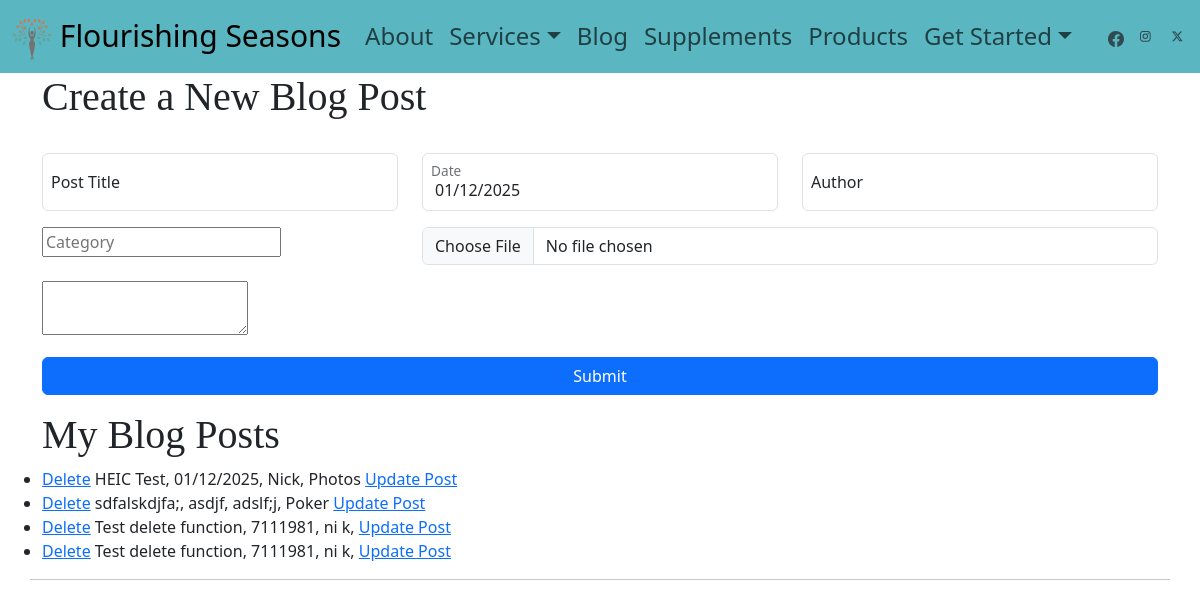
The page /admin on the database its author committed.
### main.py (models this page shows)
class Post(db.Model):
    id: Mapped[int] = mapped_column(Integer, primary_key=True)
    title: Mapped[str] = mapped_column(String(250), nullable=False)
    date: Mapped[str] = mapped_column(String(250), nullable=False)
    author: Mapped[str] = mapped_column(String(250), nullable=True)
    category: Mapped[str] = mapped_column(String(250), nullable=False)
    picture: Mapped[str] = mapped_column(String(250), unique=True, nullable=True)
    thumb: Mapped[str] = mapped_column(String(250), nullable=True)
    body: Mapped[str] = mapped_column(String(250), nullable=False)

### main.py (the view, shortened to what this page needs)
@app.route("/admin", methods=["GET", "POST"])
def admin():
    logged_in()
    print('logged in')
    print(request.method)
    posts, posts_len, headline, f1, f2 = query_blog()
    if request.method == 'GET':
        return render_template('admin.html', posts=posts, posts_len=posts_len, TINY_API=TINY_API, date=CURRENT_DATE)

### main.py (called while the page is built, shortened)
def logged_in():
    if not session.get('admin_logged_in'):
        return redirect(url_for('login'))

def query_blog():
    posts = (Post.query.all())[::-1]
    posts_len = len(posts)
    hl = next(post for post in posts if post.id == int(posts[-1].body))
    f1 = next(post for post in posts if post.id == int(posts[-1].thumb))
    f2 = next(post for post in posts if post.id == int(posts[-1].picture))
    return posts, posts_len, hl, f1, f2

### templates/admin.html (shortened to what this page needs)
{% extends 'base.html' %}
{% block content %}
{% include 'header.html' %}
{% if update==True %}
<div class="container col-md-12 pt-4">
  <h1>Update an existing Blog post</h1>
  <form action="{{ url_for('update', kind='blog') }}" enctype="multipart/form-data" method="POST" class="col-12 rounded-3" style="height: stretch">
    <div class="row">
      <div class="col-md-4 form-floating mb-3" >
        <input class="form-control" value="{{ post.title }}" placeholder="Title" name="title"/>
        <label class="mx-2">Post Title</label>
      </div>
      <div class="col-md-4 form-floating mb-3">
        <input class="form-control" value="{{ post.date }}" placeholder="Date" name="date"/>
        <label class="mx-2">Date</label>
      </div>
      <div class="col-md-4 form-floating mb-3">
        <input class="form-control" value="{{ post.author }}" placeholder="author" name="author"/>
        <label class="mx-2">Author</label>
      </div>
      <div class="col-md-4 mb-3 ">
        <input placeholder="Category" value="{{ post.category }}" name="category"/>
      </div>
      <div class="col-md-2">
        <input hidden="hidden" name="post_id" value="{{ post.post_id }}">
      </div>
      <div class="col-md-2">
        <input type="checkbox" id="headline" name="headline ">
        <label for="headline">Headline?</label>
      </div>
      <div class="col-md-2">
        <input type="checkbox" id="featured1" name="featured1">
        <label for="featured1">Featured 1?</label>
      </div>
      <div class="col-md-2">
        <input type="checkbox" id="featured2" name="featured2">
        <label for="featured2">Featured 2?</label>
      </div>
      <div class="col-md-6 mb-3">
        <input type="file" class="form-control"  name="picture">
      </div>
      <div class="col-md-12 form-floating mb-3">
        <script>
          tinymce.init({
            selector: 'textarea',
            plugins: 'image code',
            /* Enable title field in the Image dialog */
            image_title: true,
            /* Enable automatic uploads of images represented by blob or data URIs */
            automatic_uploads: true,
            file_picker_types: 'image',
            /* And here's our custom image picker */
            file_picker_callback: (cb, value, meta) => {
              const input = document.createElement('input');
              input.setAttribute('type', 'file');
              input.setAttribute('accept', 'image/*');
              input.addEventListener('change', (e) => {
                const file = e.target.files[0];
                // Create a FormData object to send the file
                const formData = new FormData();
                formData.append('file', file);
                // Upload the image to the server
                fetch('/upload', {
                  method: 'POST',
                  body: formData
                })
                .then(response => response.json())
                .then(data => {
                  if (data.location) {
                    // Image uploaded successfully, pass the URL to TinyMCE
                    cb(data.location);
                  } else {
                    alert('Upload failed');
                  }
                })
                .catch(error => {
                  console.error('Error:', error);
                });
              });
              input.click();
            },
            content_style: 'body { font-family:Helvetica,Arial,sans-serif; font-size:16px }',
            plugins: [
              // Core editing features
              'anchor', 'autolink', 'charmap', 'codesample', 'emoticons', 'image', 'link', 'lists', 'media', 'searchreplace', 'table', 'visualblocks', 'wordcount',
              // Your account includes a free trial of TinyMCE premium features
              // Try the most popular premium features until Jan 17, 2025:
              'checklist', 'mediaembed', 'casechange', 'export', 'formatpainter', 'pageembed', 'a11ychecker', 'tinymcespellchecker', 'permanentpen', 'powerpaste', 'advtable', 'advcode', 'editimage', 'advtemplate', 'ai', 'mentions', 'tinycomments', 'tableofcontents', 'footnotes', 'mergetags', 'autocorrect', 'typography', 'inlinecss', 'markdown', 'importword', 'exportword', 'exportpdf'
            ],
            toolbar: 'undo redo | blocks fontfamily fontsize | bold italic underline strikethrough | link image media table mergetags | addcomment showcomments | spellcheckdialog a11ycheck typography | align lineheight | checklist numlist bullist indent outdent | emoticons charmap | removeformat',
            tinycomments_mode: 'embedded',
            tinycomments_author: 'Author name',
            mergetags_list: [
              { value: 'First.Name', title: 'First Name' },
              { value: 'Email', title: 'Email' },
            ],
            ai_request: (request, respondWith) => respondWith.string(() => Promise.reject('See docs to implement AI Assistant')),
          });
        </script>
        <textarea name="body">
          {{ post.body }}
        </textarea>
      </div>
      <div class="mb-3">
        <button class="w-100 btn btn-primary" style="" type="submit">Submit</button>
      </div>
    </div>
  </form>
</div>
{% else %}
<div class="container">
  <h1>Create a New Blog Post</h1>
  <div class="row">
    <div class="container col-md-12 pt-4">
      <form action="{{ url_for('admin', kind='blog') }}" enctype="multipart/form-data" method="POST" class="col-12 rounded-3" style="height: stretch">
        <div class="row">
          <div class="col-md-4 form-floating mb-3" >
            <input class="form-control" placeholder="Title" name="title"/>
            <label class="mx-2">Post Title</label>
          </div>
          <div class="col-md-4 form-floating mb-3">
            <input class="form-control" value="{{ date }}" placeholder="Date" name="date"/>
            <label class="mx-2">Date</label>
          </div>
          <div class="col-md-4 form-floating mb-3">
            <input class="form-control" placeholder="author" name="author"/>
            <label class="mx-2">Author</label>
          </div>
          <div class="col-md-4 mb-3 ">
            <input placeholder="Category" list=categories name="category"/>
          </div>
          <div class="col-md-8 mb-3">
            <input type="file" class="form-control" name="picture">
          </div>
          <div class="col-md-12 form-floating mb-3">
            <textarea name="body"></textarea>
          </div>
          <div class="mb-3">
            <button class="w-100 btn btn-primary" style="" type="submit">Submit</button>
          </div>
        </div>
      </form>
    </div>
    {% endif %}
  <h1>My Blog Posts</h1>
    <ul>
      {% if empty==True %}
      <li>You have no posts</li>
      {% else %}
      {%  for num in range(0, posts_len-1) %}
      <li><a href="{{ url_for('delete', post_id=posts[num].id) }}">Delete</a>  {{ posts[num].title }}, {{ posts[num].date }}, {{ posts[num].author }}, {{ posts[num].category }}  <a href="{{ url_for('update', kind='blog', post_id=posts[num].id) }}">Update Post</a></li>
      {% endfor %} {% endif %}
    </ul>
    <hr>
  </div>
</div>
{% endblock %}

### static/css/styles.css (style rules this page uses)
h1,h2,h3,h4,h5,h6 { font-family: Poppins }
html { scroll-behavior: smooth; }

### rows shown on the page
Post: title "HEIC Test", date "01/12/2025", author "Nick", category "Photos"
Post: title "sdfalskdjfa;", date "asdjf", author "adslf;j", category "Poker"
Post: title "Test delete function", date "7111981", author "ni k"
Post: title "Test delete function", date "7111981", author "ni k"
